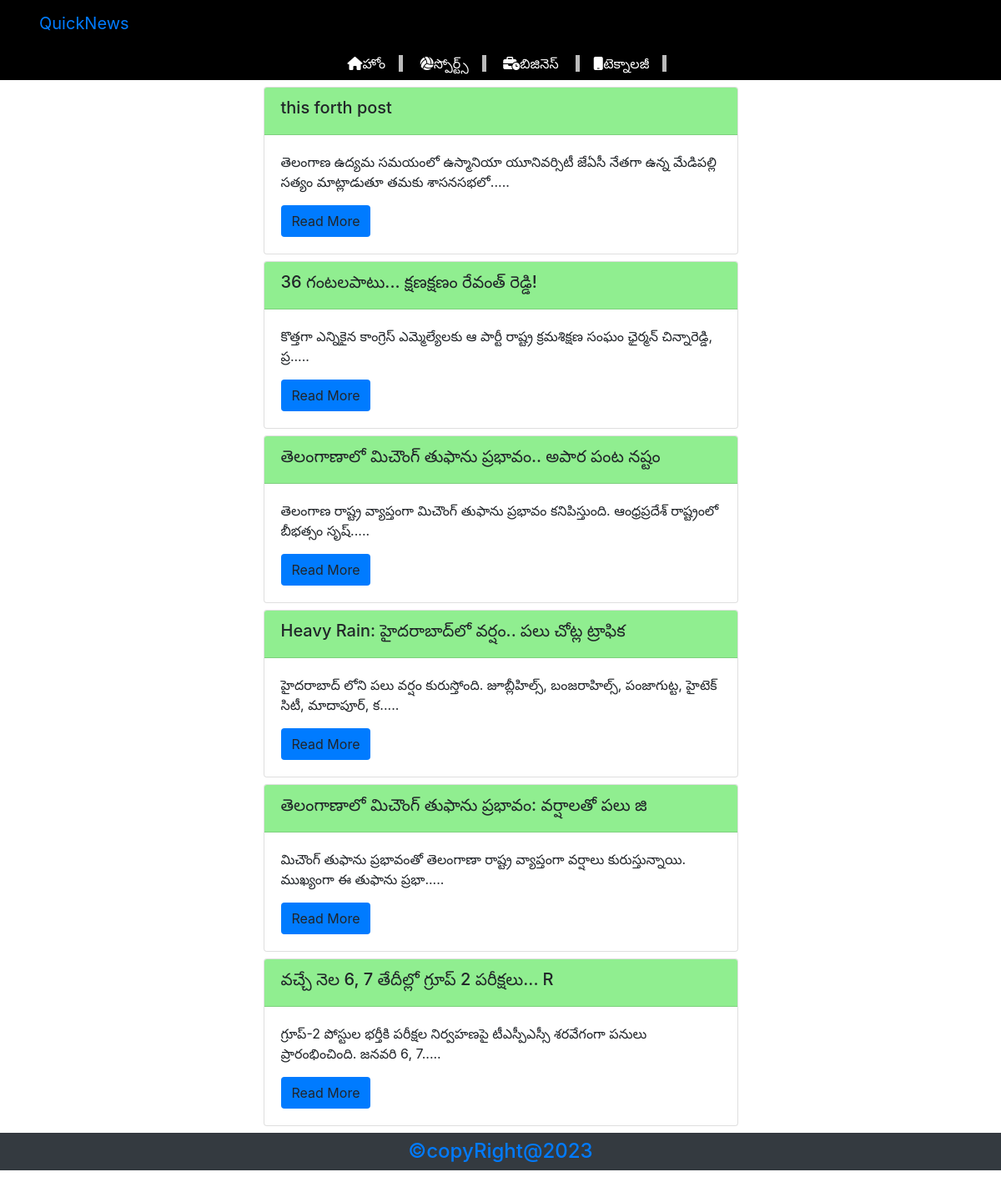
Before: / with the older database file.
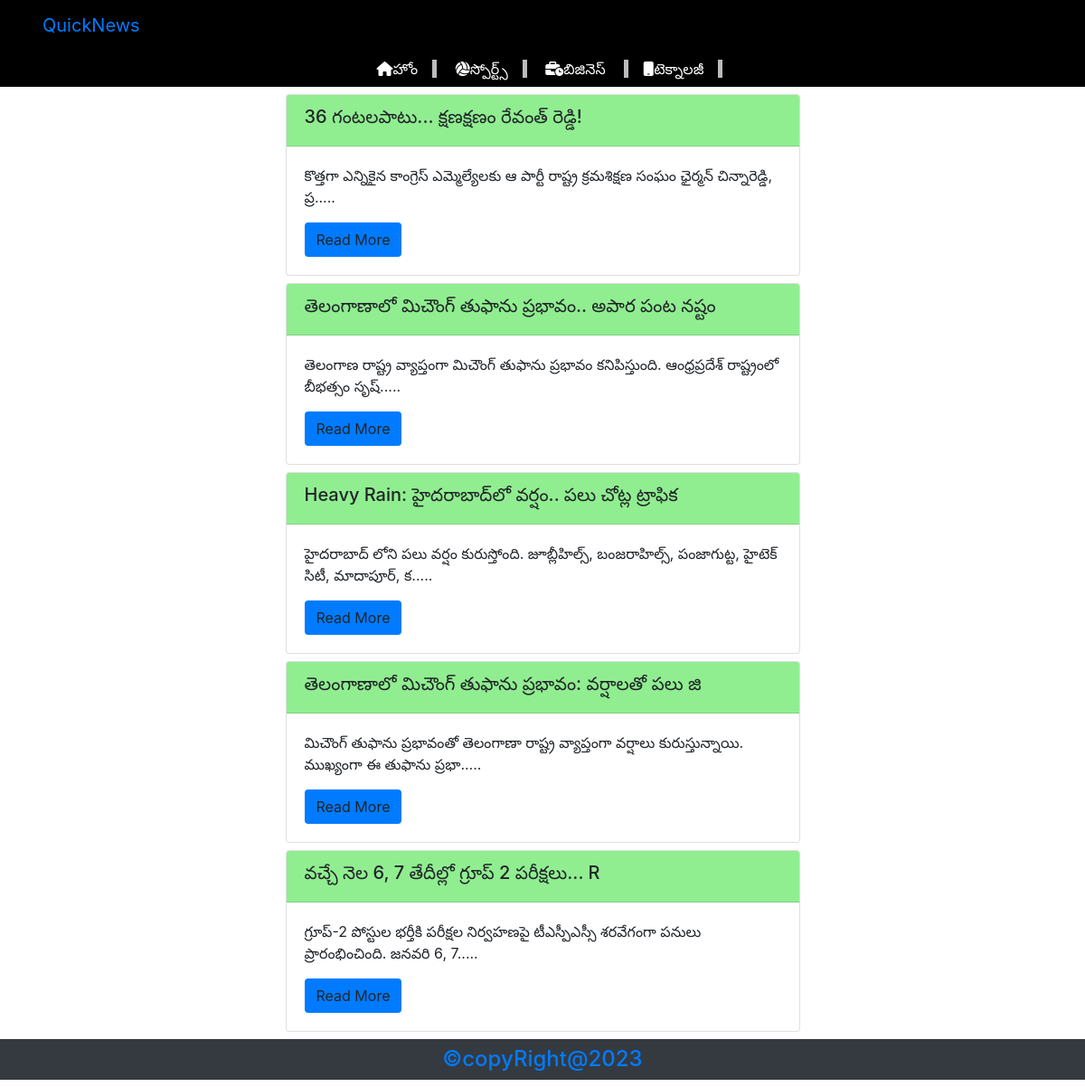
After: the same page with the newer database file.
### blog/models.py (models this page shows)
class Post(models.Model):
    title = models.CharField(max_length=50)
    content = models.TextField()

### blog/views.py (the view)
# urls.py: path('', views.home, name = 'home'),
def home(request):
    postData = Post.objects.all()
    data = {
            'postData' : postData
        }
    return render(request, 'index.html',data)

### templates/index.html (shortened to what this page needs)
{% extends 'base.html' %}
{% block content %}
<div class="row">
  <div class="col-md-3">
  </div>
  <div class="col-md-6">
    {% for a in postData reversed%}
    <div class="card m-2">
      <div class="card-header head">
        <h5>{{a.title}}</h5>
      </div>
      <div class="card-body">
        <p>{{a.content|slice:":100"}}{{'.....'}}</p>
        <a href="/post/{{a.id}}" class="btn bg-primary">Read More</a>
      </div>
    </div>
    {%endfor%}
  </div>
  <div class="col-md-3">
      </div>
  </div>
{% endblock content %}

### templates/base.html (shortened to what this page needs)
<!doctype html>
<html lang="en">
  <head>
    <link rel="stylesheet" href="https://cdn.jsdelivr.net/npm/bootstrap@4.4.1/dist/css/bootstrap.min.css">
    <link rel="stylesheet" href="https://cdnjs.cloudflare.com/ajax/libs/font-awesome/6.5.1/css/all.min.css" />
  </head>
  <body>
    <nav class="navbar navbar-expand-lg na">
        <div class="container align-content-end">
          <a class="navbar-brand" href="{%url 'home'%}">QuickNews</a>
    </nav>
    <ul class="group text-center p-2 ">
      <li class=""><a href="{%url 'home'%}"><i class="fa-solid fa-house"></i>హోం</a></li>
      <li class=""><a href="{% url 'sports'%}"><i class="fa-solid fa-volleyball"></i>స్పోర్ట్స్</a></li>
      <li><a href="{% url 'business'%}"><i class="fa-solid fa-business-time"></i>బిజినెస్ </a></li>
      <li><a href="{% url 'tech'%}"><i class="fa-solid fa-mobile"></i>టెక్నాలజీ</a></li>
    </ul>
    {% block content %}
    {% endblock content %}
    <footer class="bg-dark text-center">
      <h4 class="p-2 text-primary"> &copy;copyRight@2023</h4>
    </footer>
  </body>
</html>

### templates/base.html (style rules this page uses)
.head { background-color:lightgreen; }
ul { list-style-type: none; margin: 0; padding: 20 px; }
li { display: inline; padding: 10 px; }
a { padding: 2px; }
.group { background-color:black; }
li a { color: white; text-align: center; padding: 14px 16px; text-decoration: none !important; }
li { border-right: 5px solid #bbb; }
.na { background-color:black; }
a { text-decoration: none!important; }

Changed rows visible on the page:
removed Post: title "this forth post", content "తెలంగాణ ఉద్యమ సమయంలో ఉస్మానియా యూనివర్సిటీ జేఏసీ నేతగా ఉన్న మేడిపల్లి సత్యం మాట్లాడుతూ తమకు శాసనసభలో", value "....."
